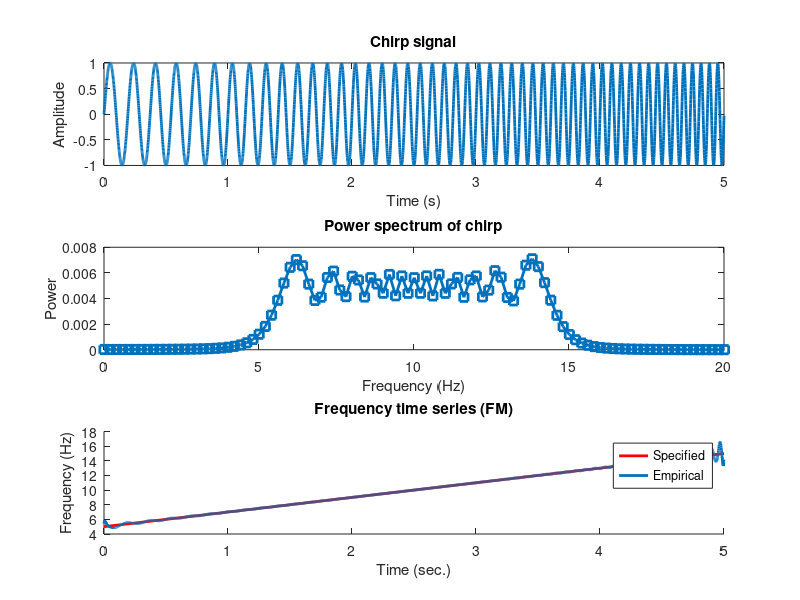
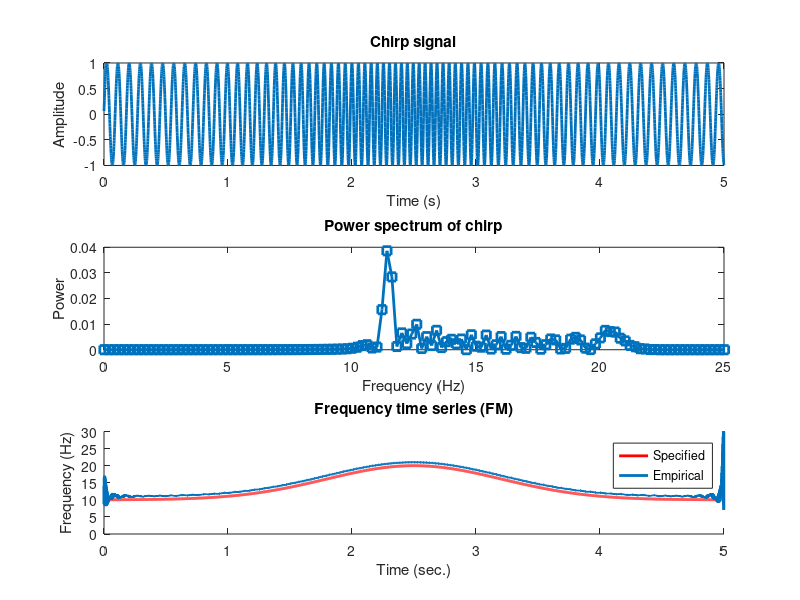

The MATLAB source for these figures, in order:
%% Time Series Analysis 
% Create a "chirp" (FM signal)
%% Dipolar Frequency
% Parameters
srate = 1000;
time  = 0:1/srate:5;
pnts  = length(time);
hz    = linspace(0,srate/2,floor(pnts/2)-1);

% Frequency range for dipolar chirp
f  = [5 15]; % in Hz

% Dipolar frequency formula
ff = f(1) + (mean(f)-f(1))*(0:pnts-1)/pnts;
signal = sin(2*pi*ff.*time);

% Compute power spectrum
chirppow = abs(fft(signal)/pnts).^2;

% Compute instantaneous frequency
phaseangles = angle(hilbert(signal));
instfreq = diff(unwrap(phaseangles)) / (2*pi/srate);

% Plot signal
figure(1), clf
subplot(311)
plot(time,signal,'linew',2)
xlabel('Time (s)'), ylabel('Amplitude')
title('Chirp signal')

% Plot power spectrum
subplot(312)
plot(hz,chirppow(1:length(hz)),'s-','linew',2)
set(gca,'xlim',[0 f(2)+5])
xlabel('Frequency (Hz)'), ylabel('Power')
title('Power spectrum of chirp')

% Plot the theoretical instantaneous frequency
subplot(313), hold on
plot(time([1 end]),f,'r','linew',2)

% Plot the empirical instantaneous frequency
plot(time(1:end-1),instfreq,'linew',2)
xlabel('Time (sec.)'), ylabel('Frequency (Hz)')
title('Frequency time series (FM)')
legend({'Specified';'Empirical'})

%% Multipolar Frequency
% Multipolar frequency formula
freqmod = exp(-(time-mean(time)).^2)*10+10;
signal  = sin(2*pi*(time + cumsum(freqmod)/srate));

% Compute power spectrum
chirppow = abs(fft(signal)/pnts).^2;

% Compute instantaneous frequency
phaseangles = angle(hilbert(signal));
instfreq = diff(unwrap(phaseangles)) / (2*pi/srate);

% Plot signal
figure(2), clf
subplot(311)
plot(time,signal,'linew',2)
xlabel('Time (s)'), ylabel('Amplitude')
title('Chirp signal')

% Plot power spectrum
subplot(312)
plot(hz,chirppow(1:length(hz)),'s-','linew',2)
set(gca,'xlim',[0 f(2)+10])
xlabel('Frequency (Hz)'), ylabel('Power')
title('Power spectrum of chirp')

% Plot instantaneous frequency
subplot(313), hold on
plot(time,freqmod,'r','linew',2)
plot(time(1:end-1),instfreq,'linew',2)
set(gca,'ylim',[0 max(freqmod)+10])
xlabel('Time (sec.)'), ylabel('Frequency (Hz)')
title('Frequency time series (FM)')
legend({'Specified';'Empirical'})

%% end